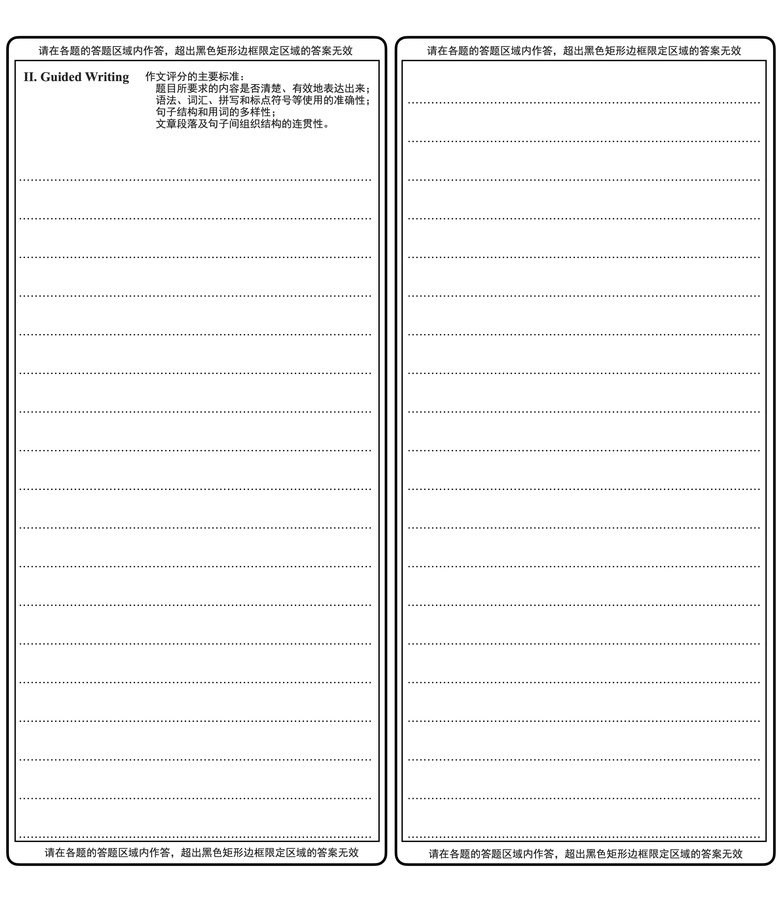
#> input picture bg/english-guided-writing-shs.jpg, 780 x 904 px, shrunk from 4233 x 4904 before the run
$ python -i noise_ds.py   (imports and definitions only)
#> lines starting #> are read from the running program, lines starting #| are printed output that depends on the picture; after the words box and inside, x2 and y2 are one past the last pixel; in counts of white or black regions, pixels touching at a corner belong together
import cv2
import numpy as np
import os
import glob
import argparse

def remove_noise(image_path, output_path, threshold=200, contrast_factor=1.5):
    """
    去除噪点并增强对比度，保留黑色原貌
    参数:
        image_path: 输入图片路径
        output_path: 输出图片路径
        threshold: 噪点阈值 (0-255)
        contrast_factor: 对比度增强因子 (>1)
    """
#> called with image_path = 'bg/english-guided-writing-shs.jpg', output_path = 'out.png', threshold = 200, contrast_factor = 1.5
    # 读取图片
    img = cv2.imread(image_path)
#> img is the input picture: shape (904, 780, 3); min 0, max 255, mean 243.3
    if img is None:
        print(f"无法读取图片: {image_path}")
        return

    # 转换为灰度图
    gray = cv2.cvtColor(img, cv2.COLOR_BGR2GRAY)

    # 创建噪点掩膜 - 识别灰色噪点
    # 低于此值的像素视为有效文字，高于此值的像素视为噪点
    _, noise_mask = cv2.threshold(gray, threshold, 255, cv2.THRESH_BINARY)
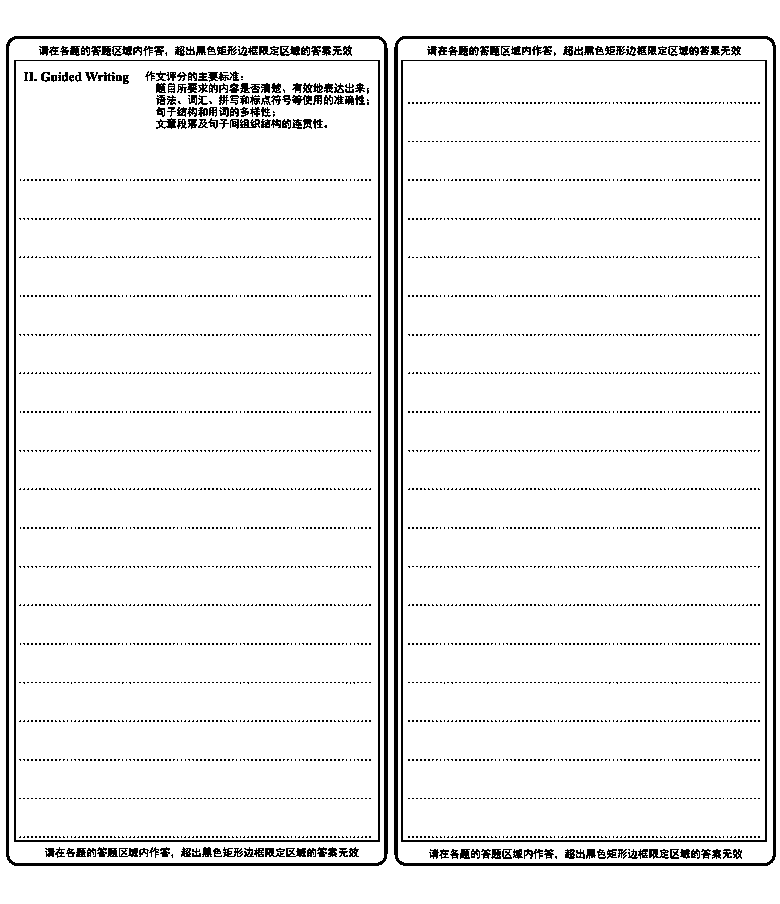
#> noise_mask: shape (904, 780); 93.4% white; 3629 black regions (3445 under 20 px), largest, box (x1, y1, x2, y2) and area: (394, 36, 776, 866) 7995, (6, 36, 388, 866) 7994, (14, 60, 380, 842) 4214

    # 反转噪点掩膜：噪点区域为白色(255)，文字区域为黑色(0)
    noise_mask_inv = cv2.bitwise_not(noise_mask)

    # 增强对比度 - 使用线性变换
    # 公式: output = alpha*input + beta
    # 这里alpha控制对比度，beta控制亮度
    enhanced = cv2.convertScaleAbs(gray, alpha=contrast_factor, beta=0)
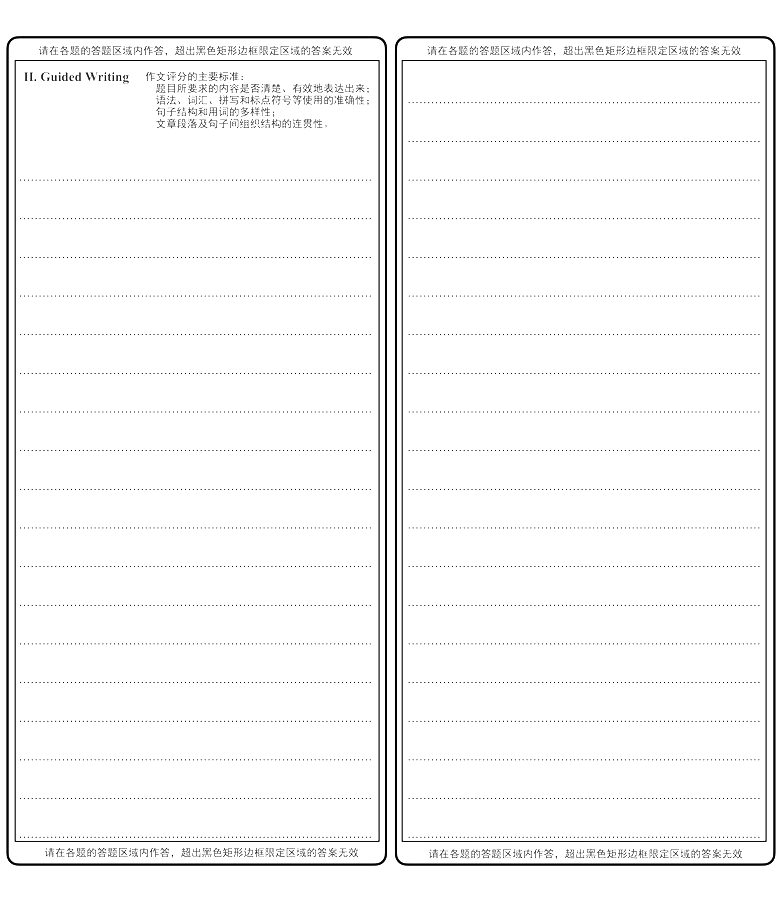
#> enhanced: shape (904, 780); min 0, max 255, mean 247

    # 组合图像：在文字区域使用增强后的图像，在噪点区域使用白色
    # 1. 提取文字区域（从增强图像中取噪点掩膜反转的区域）
    text_region = cv2.bitwise_and(enhanced, enhanced, mask=noise_mask_inv)
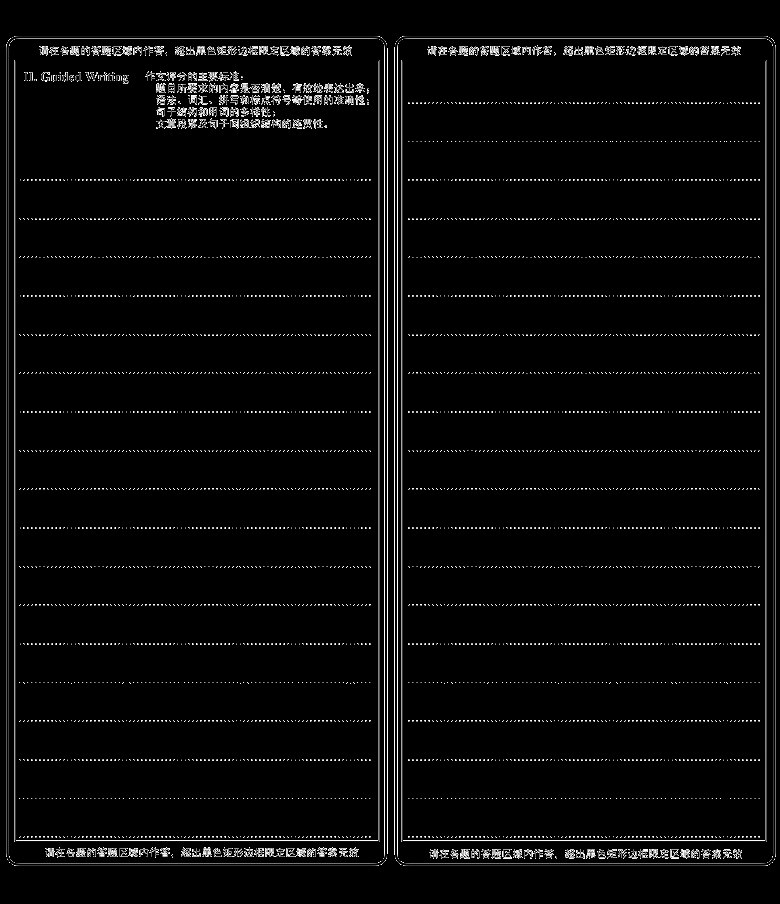
#> text_region: shape (904, 780); min 0, max 255, mean 8.9

    # 2. 创建纯白色背景
    white_background = np.full_like(gray, 255)

    # 3. 在噪点区域使用白色背景
    clean_background = cv2.bitwise_and(white_background, white_background, mask=noise_mask)
#> white_background: shape (904, 780); every value is 255

    # 4. 合并文字区域和清洁背景
    result = cv2.add(text_region, clean_background)

    # 保存结果
    cv2.imwrite(output_path, result)
    return result

# [62 lines left out: functions batch_denoise, main, not called in this run]

# [2 lines not run here, left out]

>>> result = remove_noise('bg/english-guided-writing-shs.jpg', 'out.png')
